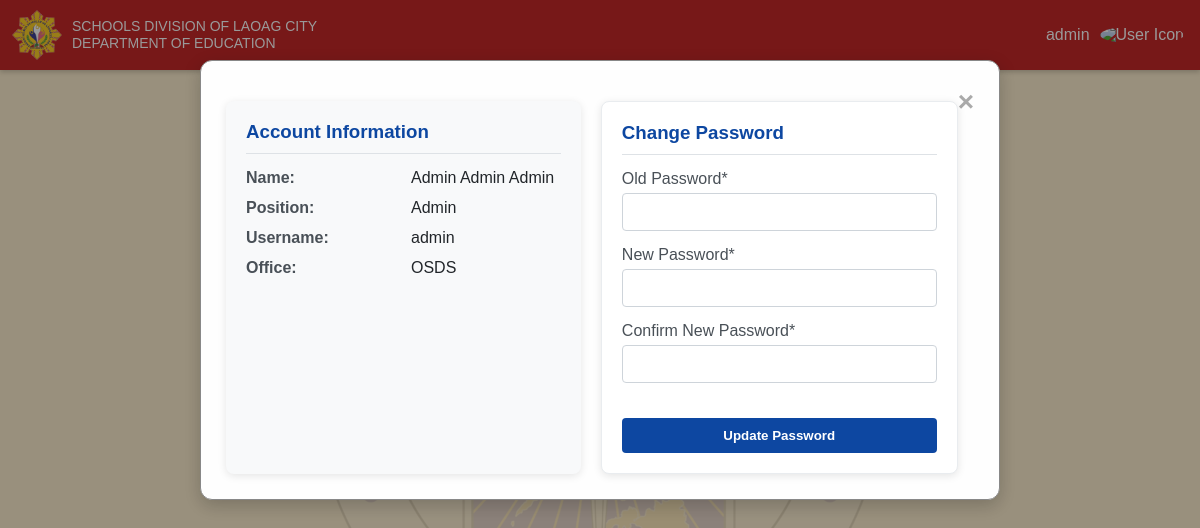
/edit_account.php (signed in), run on the app's committed database.
### tables this page shows
CREATE TABLE `tbluser` (
  `userID` int(11) NOT NULL,
  `firstname` varchar(100) NOT NULL,
  `middlename` varchar(100) DEFAULT NULL,
  `lastname` varchar(100) NOT NULL,
  `position` varchar(100) DEFAULT NULL,
  `admin` tinyint(1) DEFAULT 0,
  `username` varchar(100) NOT NULL,
  `password` varchar(255) NOT NULL,
  `officeID` int(11) DEFAULT NULL
);

CREATE TABLE `officeid` (
  `officeID` int(11) NOT NULL,
  `officename` varchar(255) NOT NULL,
  `officedetails` varchar(255) DEFAULT NULL
);

### edit_account.php (called while the page is built, shortened)
<?php
require 'config.php';
require_once 'url_helper.php';
$deploymentConfig = require 'deployment_config.php';
$userID = $_SESSION['userID'];
$success = false;
$stmt = $pdo->prepare("SELECT u.*, o.officeID, o.officename FROM tbluser u LEFT JOIN officeid o ON u.officeID = o.officeID WHERE u.userID = ?");
$stmt->execute([$userID]);
$user = $stmt->fetch();
include 'view/edit_account_content.php';
?>

### deployment_config.php (called while the page is built)
<?php
return [
    'environment' => 'shared_hosting',
    'url_encryption' => [
        'enabled' => false,
        'use_obfuscation' => true,
        'use_base64' => true
    ],
    'security' => [
        'debug' => true,
        'session_security' => 'high',
        'force_https' => true,
        'password_hashing' => true
    ],
    'database' => [
        'use_env_config' => false,
        'production' => [
            'host' => 'localhost',
            'dbname' => 'your_production_db',
            'username' => 'your_production_user',
            'password' => 'your_production_password'
        ]
    ],
    'features' => [
        'session_timeout' => false,
        'audit_logging' => false,
        'file_upload_security' => false
    ]
];
?>

### url_helper.php (called while the page is built, shortened)
<?php
if (!isset($deploymentConfig)) {
    $deploymentConfig = require 'deployment_config.php';
}
function getDeploymentConfig() {
    global $deploymentConfig;
    return $deploymentConfig;
}
function isEncryptionAvailable() {
    $deploymentConfig = getDeploymentConfig();
    return isset($deploymentConfig['url_encryption']['enabled']) &&
           $deploymentConfig['url_encryption']['enabled'] &&
           function_exists('openssl_encrypt') &&
           function_exists('openssl_decrypt') &&
           function_exists('openssl_random_pseudo_bytes');
}
function obfuscatePath($path) {
    $deploymentConfig = getDeploymentConfig();
    if (isset($deploymentConfig['url_encryption']['use_base64']) && $deploymentConfig['url_encryption']['use_base64']) {
        $obfuscated = base64_encode('DepEdBAC_' . $path);
        return rtrim(strtr($obfuscated, '+/', '-_'), '=');
    }
    return $path;
}
if (!function_exists('encryptPath')) {
    function encryptPath($path) {
        if (isEncryptionAvailable()) {
            $iv = openssl_random_pseudo_bytes(16);
            $encrypted = openssl_encrypt($path, 'AES-256-CBC', URL_ENCRYPTION_KEY, 0, $iv);
            return urlencode(base64_encode($encrypted . '::' . base64_encode($iv)));
        } else {
            return obfuscatePath($path);
        }
    }
}
if (!function_exists('url')) {
    function url($path, $params = []) {
        $deploymentConfig = getDeploymentConfig();
        if (function_exists('generateUrl')) {
            return generateUrl($path, $params);
        } else {
            if (isset($deploymentConfig['url_encryption']) &&
                (isset($deploymentConfig['url_encryption']['enabled']) && $deploymentConfig['url_encryption']['enabled']) ||
                (isset($deploymentConfig['url_encryption']['use_obfuscation']) && $deploymentConfig['url_encryption']['use_obfuscation'])) {
                $processedPath = encryptPath($path);
                return $processedPath;
            } else {
                if (!empty($params)) {
                    return $path . '?' . http_build_query($params);
                }
                return $path;
            }
        }
    }
}

### view/edit_account_content.php (the view, shortened to what this page needs)
<?php include 'header.php'; ?>
  <div class="modal">
    <div class="modal-content <?php echo $success ? 'success-modal' : ''; ?>">
      <?php if ($success): ?>
        <div class="modal-header success-header">
          <h4>Password Updated Successfully!</h4>
        </div>
        <div class="modal-body">
          <div class="success-icon-large">
            <i class="checkmark">✓</i>
          </div>
          <p>Your password has been been successfully changed.</p>
          <div class="success-details">
            <p><strong>Account:</strong> <?= htmlspecialchars($_SESSION['username']) ?></p>
            <p><strong>Updated:</strong> <?= date('F j, Y \a\t g:i A') ?></p>
          </div>
        </div>
        <div class="modal-footer">
          <button class="btn-success" onclick="window.location.href='<?php echo url('index.php'); ?>'">Return to Dashboard</button>
        </div>
      <?php else: ?>
      <span class="close" onclick="window.location.href='<?php echo url('index.php'); ?>'">&times;</span>
      <div class="card-container">
        <div class="info-card">
          <h3>Account Information</h3>
          <div class="info-row">
            <span class="info-label">Name:</span>
            <span class="info-value"><?= htmlspecialchars($user['firstname'] . ' ' . $user['middlename'] . ' ' . $user['lastname']) ?></span>
          </div>
          <div class="info-row">
            <span class="info-label">Position:</span>
            <span class="info-value"><?= htmlspecialchars($user['position']) ?></span>
          </div>
          <div class="info-row">
            <span class="info-label">Username:</span>
            <span class="info-value"><?= htmlspecialchars($user['username']) ?></span>
          </div>
          <div class="info-row">
            <span class="info-label">Office:</span>
            <span class="info-value"><?= htmlspecialchars($user['officename']) ?></span>
          </div>
        </div>
        <div class="password-card">
          <h3>Change Password</h3>
          <form method="post">
            <div class="form-group">
              <label for="old_password">Old Password*</label>
              <input type="password" id="old_password" name="old_password" required />
            </div>
            <div class="form-group">
              <label for="new_password">New Password*</label>
              <input type="password" id="new_password" name="new_password" required />
            </div>
            <div class="form-group">
              <label for="confirm_new_password">Confirm New Password*</label>
              <input type="password" id="confirm_new_password" name="confirm_new_password" required />
            </div>
            <button type="submit">Update Password</button>
          </form>
        </div>
      </div>
      <?php endif; ?>
    </div>
  </div>

### assets/css/edit_account.css (style rules this page uses)
.modal { display: block; position: fixed; z-index: 1000; left: 0; top: 0; width: 100%; height: 100%; overflow: auto; background-color: rgba(0,0,0,0.4); }
.modal-content { background-color: #fefefe; margin: 5% auto; padding: 25px; border: 1px solid #888; width: 90%; max-width: 800px; border-radius: 12px; box-shadow: 0 6px 18px rgba(0,0,0,0.2); }
.close { color: #aaa; float: right; font-size: 28px; font-weight: bold; cursor: pointer; }
.card-container { display: flex; flex-wrap: wrap; gap: 20px; margin-top: 15px; }
.info-card { flex: 1; min-width: 280px; background-color: #f8f9fa; border-radius: 8px; padding: 20px; box-shadow: 0 2px 8px rgba(0,0,0,0.1); }
.info-card h3 { margin-top: 0; color: #0d47a1; border-bottom: 1px solid #dee2e6; padding-bottom: 10px; margin-bottom: 15px; }
.info-row { margin-bottom: 12px; display: flex; flex-wrap: wrap; }
.info-label { font-weight: bold; width: 150px; margin-right: 15px; color: #495057; }
.info-value { flex: 1; color: #212529; }
.password-card { flex: 1; min-width: 280px; background-color: white; border-radius: 8px; padding: 20px; box-shadow: 0 2px 8px rgba(0,0,0,0.1); border: 1px solid #e9ecef; }
.password-card h3 { margin-top: 0; color: #0d47a1; border-bottom: 1px solid #dee2e6; padding-bottom: 10px; margin-bottom: 15px; }
.form-group { margin-bottom: 15px; }
form label { display: block; margin-bottom: 5px; font-weight: 500; color: #495057; }
form input[type="text"], form input[type="password"] { width: 100%; padding: 10px 12px; border: 1px solid #ced4da; border-radius: 4px; font-size: 14px; transition: border-color 0.15s ease-in-out, box-shadow 0.15s ease-in-out; }
form button { margin-top: 20px; padding: 10px 15px; width: 100%; border: none; background-color: #0d47a1; color: white; font-weight: bold; border-radius: 4px; cursor: pointer; transition: background-color 0.2s; }

### assets/css/background.css (style rules this page uses)
body { margin: 0; font-family: Arial, sans-serif; background-color: #fff0d0; }
body:not(.home-bg) { position: relative; }
body:not(.home-bg)::before { content: ''; position: fixed; top: 0; left: 0; width: 100%; height: 100%; background-image: url('../images/DepEd_Logo.png'); background-repeat: no-repeat; background-position: center center; background-attachment: fixed; background-size: 600px; opacity: 0.1; z-index: -1; pointer-events: none; }
html, body { width: 100vw; min-height: 100vh; overflow-x: hidden; overflow-y: auto; box-sizing: border-box; }
*, *:before, *:after { box-sizing: inherit; }

### header.php (style rules this page uses)
body { margin: 0; padding: 0; padding-top: 80px; background-color: #f5f5dc; position: relative; }
body::before { content: ''; position: fixed; top: 0; left: 0; width: 100%; height: 100%; background-image: url('assets/images/DEPED-LAOAG_SEAL_Glow.png'); background-repeat: no-repeat; background-position: center center; background-size: 300px 300px; background-attachment: fixed; opacity: 0.1; z-index: -1; pointer-events: none; }

### data on the page
tbluser: firstname+middlename+lastname "Admin Admin Admin", position "Admin", username "admin", officeID.officename "OSDS"

### other printed values
$_SESSION['username'] "admin"
